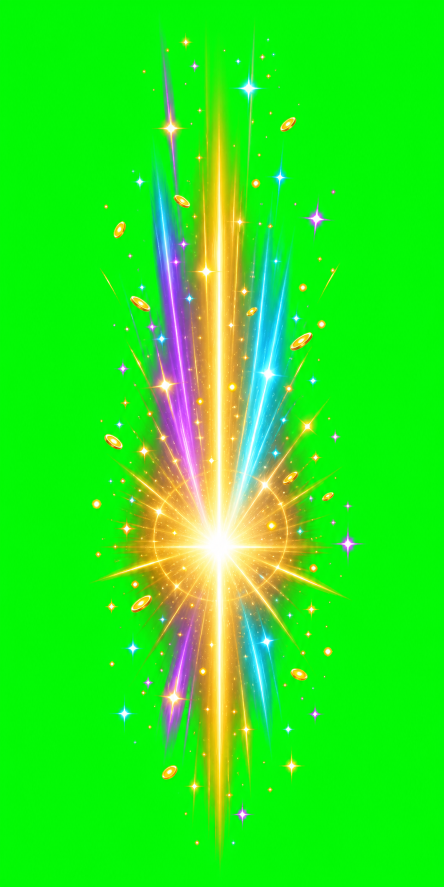
#> input picture qa/source/vslot_reel_landing_spark_imagegen.png, 887 x 1774 px (shown at 1/2 size)
$ python -i slice_imagegen_reel_landing_spark.py   (imports and definitions only)
#> lines starting #> are read from the running program, lines starting #| are printed output that depends on the picture
#> further down, picture is the input picture: PIL image 887x1774 RGB; mean R, G, B 40.1, 234.2, 27.6
from collections import Counter
from pathlib import Path

from PIL import Image, ImageDraw, ImageFilter, ImageOps


ROOT = Path(__file__).resolve().parents[1]
SOURCE = ROOT / "qa/source/vslot_reel_landing_spark_imagegen.png"
DRAWABLE = ROOT / "app/src/main/res/drawable-nodpi"
PREVIEW = ROOT / "qa/screenshots/reel_landing_spark_contact_sheet.png"

ASSET_SIZE = (320, 1080)
ASSET_NAME = "reel_landing_spark.webp"


def remove_chroma_key(image: Image.Image) -> Image.Image:
    rgba = image.convert("RGBA")
    pixels = rgba.load()
    width, height = rgba.size
#> width = 887; height = 1774
    border_samples = []
    for x in range(width):
        border_samples.append(pixels[x, 0][:3])
        border_samples.append(pixels[x, height - 1][:3])
#> after the loop, border_samples = 1774 items, first 6: (13, 241, 15), (12, 243, 13), (8, 244, 15), (5, 248, 7), (5, 246, 10), (3, 249, 5)
    for y in range(height):
        border_samples.append(pixels[0, y][:3])
        border_samples.append(pixels[width - 1, y][:3])
#> after the loop, border_samples = 5322 items, first 6: (13, 241, 15), (12, 243, 13), (8, 244, 15), (5, 248, 7), (5, 246, 10), (3, 249, 5)

    key = Counter(tuple(channel // 4 * 4 for channel in sample) for sample in border_samples).most_common(1)[0][0]
#> key = (4, 248, 4)
    out = Image.new("RGBA", rgba.size)
#> out: PIL image 887x1774 RGBA; every value is 0
    out_pixels = out.load()
    for y in range(height):
        for x in range(width):
            r, g, b, a = pixels[x, y]
            distance = ((r - key[0]) ** 2 + (g - key[1]) ** 2 + (b - key[2]) ** 2) ** 0.5
            if distance < 26:
                alpha = 0
            elif distance < 132:
                alpha = int(((distance - 26) / 106) * a)
            else:
                alpha = a

            if alpha and g > 108 and g > r * 1.12 and g > b * 1.18 and r < 220:
                alpha = 0
            if alpha:
                green_spill = max(0, g - max(r, b) - 14)
                g = max(max(r, b), g - int(green_spill * 0.72))
            out_pixels[x, y] = (r, g, b, alpha)

    alpha = out.getchannel("A").filter(ImageFilter.GaussianBlur(0.16))
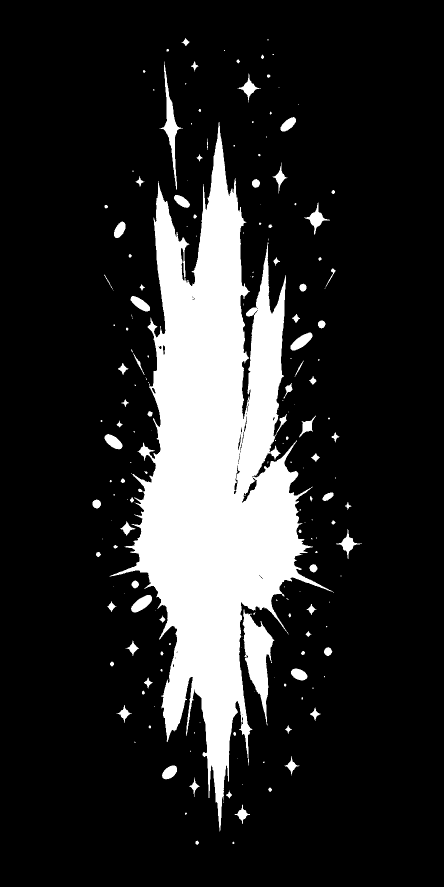
#> alpha: PIL image 887x1774 L (shown at 1/2 size); min 0, max 255, mean 42
    out.putalpha(alpha)
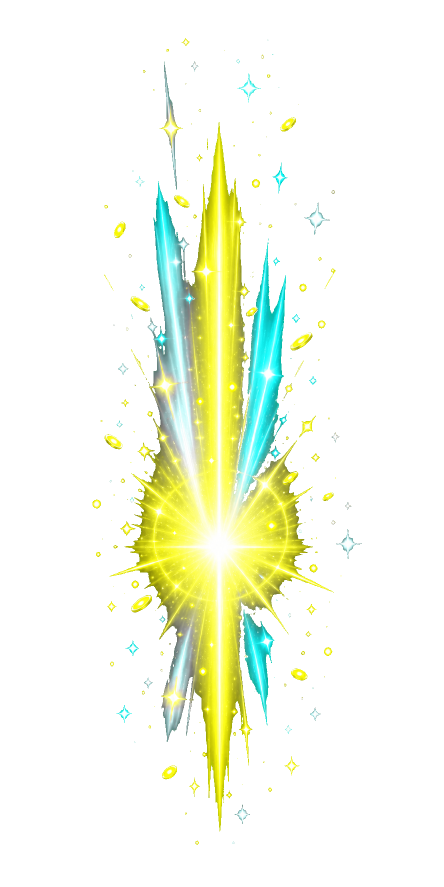
#> out: PIL image 887x1774 RGBA (shown at 1/2 size); mean R, G, B, A 40.1, 241, 27.6, 42; transparent parts drawn white
    return out


# [37 lines left out: functions trim_alpha, fit_overlay, validate, not called in this run]


def save_webp(image: Image.Image, path: Path) -> None:
    path.parent.mkdir(parents=True, exist_ok=True)
    image.save(path, "WEBP", quality=95, method=6)


# [37 lines left out: functions make_reel_mock, save_contact_sheet, main, not called in this run]


# [5 lines not run here, left out]

>>> from PIL import Image
>>> picture = Image.open('../qa/source/vslot_reel_landing_spark_imagegen.png')
>>> result = remove_chroma_key(picture)
